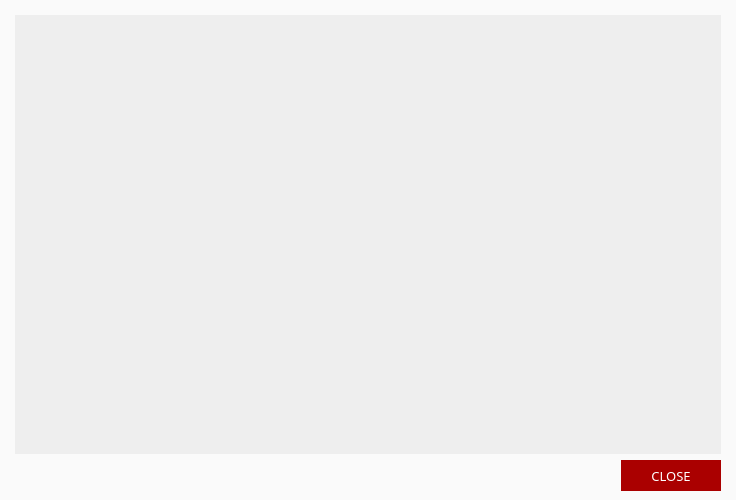
<?xml version="1.0" encoding="UTF-8"?>
<ui version="4.0">
 <class>DepositDetailsDialog</class>
 <widget class="QDialog" name="DepositDetailsDialog">
  <property name="geometry">
   <rect>
    <x>0</x>
    <y>0</y>
    <width>736</width>
    <height>500</height>
   </rect>
  </property>
  <property name="minimumSize">
   <size>
    <width>0</width>
    <height>500</height>
   </size>
  </property>
  <property name="windowTitle">
   <string>Deposit</string>
  </property>
  <property name="styleSheet">
   <string notr="true">border: 0px;
color: rgb(0, 0, 0);
background-color: rgb(250, 250, 250);
font-family: Poppins;</string>
  </property>
  <layout class="QVBoxLayout" name="verticalLayout">
   <property name="leftMargin">
    <number>15</number>
   </property>
   <property name="topMargin">
    <number>15</number>
   </property>
   <property name="rightMargin">
    <number>15</number>
   </property>
   <property name="bottomMargin">
    <number>9</number>
   </property>
   <item>
    <widget class="QTextBrowser" name="m_detailsBrowser">
     <property name="font">
      <font>
       <family>Poppins</family>
       <pointsize>-1</pointsize>
      </font>
     </property>
     <property name="styleSheet">
      <string notr="true">padding: 3px; border: 0px; 
background-color: rgb(238, 238, 238);
color: rgb(0, 0, 0);
font-size: 12px;
font-family: Poppins;</string>
     </property>
    </widget>
   </item>
   <item>
    <layout class="QHBoxLayout" name="horizontalLayout">
     <item>
      <spacer name="horizontalSpacer">
       <property name="orientation">
        <enum>Qt::Horizontal</enum>
       </property>
       <property name="sizeHint" stdset="0">
        <size>
         <width>40</width>
         <height>20</height>
        </size>
       </property>
      </spacer>
     </item>
     <item>
      <widget class="QPushButton" name="m_closeButton">
       <property name="minimumSize">
        <size>
         <width>100</width>
         <height>31</height>
        </size>
       </property>
       <property name="font">
        <font>
         <family>Poppins</family>
         <pointsize>-1</pointsize>
        </font>
       </property>
       <property name="cursor">
        <cursorShape>PointingHandCursor</cursorShape>
       </property>
       <property name="styleSheet">
        <string notr="true">color: rgb(255, 255, 255);
background-color: rgb(170, 0, 0);
font-size: 13px;
font-family: Poppins;
</string>
       </property>
       <property name="text">
        <string>CLOSE</string>
       </property>
      </widget>
     </item>
    </layout>
   </item>
  </layout>
 </widget>
 <resources/>
 <connections>
  <connection>
   <sender>m_closeButton</sender>
   <signal>clicked()</signal>
   <receiver>DepositDetailsDialog</receiver>
   <slot>accept()</slot>
   <hints>
    <hint type="sourcelabel">
     <x>683</x>
     <y>333</y>
    </hint>
    <hint type="destinationlabel">
     <x>367</x>
     <y>178</y>
    </hint>
   </hints>
  </connection>
 </connections>
</ui>
